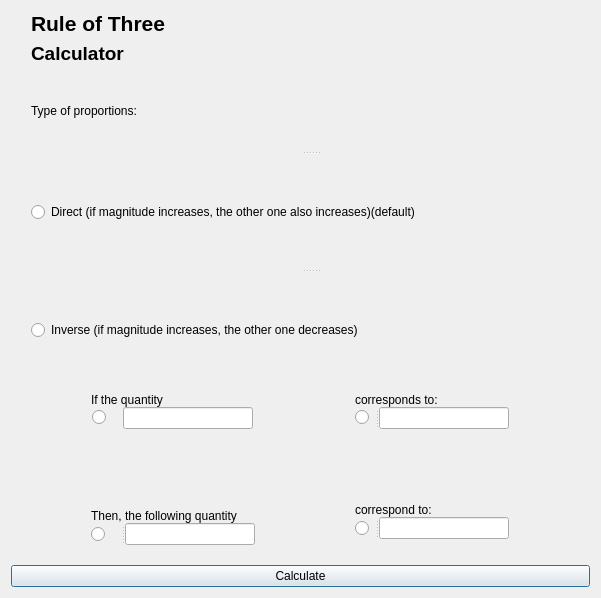
<?xml version="1.0" encoding="UTF-8"?>
<ui version="4.0">
 <class>Dialog</class>
 <widget class="QDialog" name="Dialog">
  <property name="geometry">
   <rect>
    <x>0</x>
    <y>0</y>
    <width>601</width>
    <height>598</height>
   </rect>
  </property>
  <property name="windowTitle">
   <string>Dialog</string>
  </property>
  <layout class="QVBoxLayout" name="verticalLayout_12">
   <item>
    <layout class="QVBoxLayout" name="verticalLayout_11">
     <item>
      <layout class="QVBoxLayout" name="verticalLayout_8">
       <item>
        <layout class="QVBoxLayout" name="verticalLayout_10">
         <property name="leftMargin">
          <number>20</number>
         </property>
         <item>
          <layout class="QVBoxLayout" name="verticalLayout_9">
           <item>
            <widget class="QLabel" name="label">
             <property name="font">
              <font>
               <pointsize>16</pointsize>
               <weight>75</weight>
               <bold>true</bold>
              </font>
             </property>
             <property name="text">
              <string>Rule of Three</string>
             </property>
            </widget>
           </item>
           <item>
            <widget class="QLabel" name="label_2">
             <property name="font">
              <font>
               <pointsize>14</pointsize>
               <weight>75</weight>
               <bold>true</bold>
              </font>
             </property>
             <property name="text">
              <string>Calculator</string>
             </property>
            </widget>
           </item>
          </layout>
         </item>
         <item>
          <widget class="QSplitter" name="splitter">
           <property name="orientation">
            <enum>Qt::Vertical</enum>
           </property>
           <widget class="QLabel" name="label_3">
            <property name="text">
             <string>Type of proportions:</string>
            </property>
           </widget>
           <widget class="QRadioButton" name="b11">
            <property name="focusPolicy">
             <enum>Qt::StrongFocus</enum>
            </property>
            <property name="text">
             <string>Direct (if magnitude increases, the other one also increases)(default)</string>
            </property>
           </widget>
           <widget class="QRadioButton" name="b22">
            <property name="focusPolicy">
             <enum>Qt::NoFocus</enum>
            </property>
            <property name="autoFillBackground">
             <bool>true</bool>
            </property>
            <property name="text">
             <string>Inverse (if magnitude increases, the other one decreases)</string>
            </property>
           </widget>
          </widget>
         </item>
        </layout>
       </item>
       <item>
        <layout class="QGridLayout" name="gridLayout">
         <property name="horizontalSpacing">
          <number>20</number>
         </property>
         <property name="verticalSpacing">
          <number>60</number>
         </property>
         <item row="0" column="0">
          <layout class="QVBoxLayout" name="verticalLayout_4">
           <item>
            <widget class="QLabel" name="label_4">
             <property name="text">
              <string>If the quantity</string>
             </property>
            </widget>
           </item>
           <item>
            <layout class="QHBoxLayout" name="horizontalLayout">
             <item>
              <widget class="QRadioButton" name="b1">
               <property name="maximumSize">
                <size>
                 <width>30</width>
                 <height>16777215</height>
                </size>
               </property>
               <property name="autoFillBackground">
                <bool>false</bool>
               </property>
               <property name="styleSheet">
                <string notr="true"/>
               </property>
               <property name="text">
                <string notr="true" extracomment="Please type here"/>
               </property>
              </widget>
             </item>
             <item>
              <widget class="QLineEdit" name="l1">
               <property name="maximumSize">
                <size>
                 <width>130</width>
                 <height>16777215</height>
                </size>
               </property>
              </widget>
             </item>
            </layout>
           </item>
           <item>
            <widget class="QLabel" name="label_8">
             <property name="maximumSize">
              <size>
               <width>100</width>
               <height>100</height>
              </size>
             </property>
             <property name="text">
              <string/>
             </property>
             <property name="pixmap">
              <pixmap>icon/rule3a.png</pixmap>
             </property>
             <property name="scaledContents">
              <bool>true</bool>
             </property>
             <property name="alignment">
              <set>Qt::AlignBottom|Qt::AlignHCenter</set>
             </property>
            </widget>
           </item>
          </layout>
         </item>
         <item row="0" column="1">
          <layout class="QVBoxLayout" name="verticalLayout_5">
           <item>
            <layout class="QVBoxLayout" name="verticalLayout">
             <item>
              <widget class="QLabel" name="label_5">
               <property name="text">
                <string>corresponds to:</string>
               </property>
              </widget>
             </item>
             <item>
              <widget class="QSplitter" name="splitter_3">
               <property name="orientation">
                <enum>Qt::Horizontal</enum>
               </property>
               <widget class="QRadioButton" name="b2">
                <property name="maximumSize">
                 <size>
                  <width>20</width>
                  <height>20</height>
                 </size>
                </property>
                <property name="text">
                 <string notr="true"/>
                </property>
               </widget>
               <widget class="QLineEdit" name="l2">
                <property name="maximumSize">
                 <size>
                  <width>130</width>
                  <height>16777215</height>
                 </size>
                </property>
               </widget>
              </widget>
             </item>
            </layout>
           </item>
           <item>
            <widget class="QLabel" name="label_9">
             <property name="maximumSize">
              <size>
               <width>100</width>
               <height>100</height>
              </size>
             </property>
             <property name="text">
              <string/>
             </property>
             <property name="pixmap">
              <pixmap>icon/rule3b.png</pixmap>
             </property>
             <property name="scaledContents">
              <bool>true</bool>
             </property>
            </widget>
           </item>
          </layout>
         </item>
         <item row="1" column="0">
          <layout class="QVBoxLayout" name="verticalLayout_6">
           <item>
            <layout class="QVBoxLayout" name="verticalLayout_2">
             <property name="topMargin">
              <number>6</number>
             </property>
             <item>
              <widget class="QLabel" name="label_6">
               <property name="text">
                <string>Then, the following quantity</string>
               </property>
              </widget>
             </item>
             <item>
              <widget class="QSplitter" name="splitter_4">
               <property name="orientation">
                <enum>Qt::Horizontal</enum>
               </property>
               <widget class="QRadioButton" name="b3">
                <property name="maximumSize">
                 <size>
                  <width>30</width>
                  <height>16777215</height>
                 </size>
                </property>
                <property name="text">
                 <string notr="true"/>
                </property>
               </widget>
               <widget class="QLineEdit" name="l3">
                <property name="maximumSize">
                 <size>
                  <width>130</width>
                  <height>16777215</height>
                 </size>
                </property>
               </widget>
              </widget>
             </item>
            </layout>
           </item>
           <item>
            <widget class="QLabel" name="label_10">
             <property name="maximumSize">
              <size>
               <width>100</width>
               <height>100</height>
              </size>
             </property>
             <property name="text">
              <string/>
             </property>
             <property name="pixmap">
              <pixmap>icon/rule3c.png</pixmap>
             </property>
             <property name="scaledContents">
              <bool>true</bool>
             </property>
             <property name="alignment">
              <set>Qt::AlignHCenter|Qt::AlignTop</set>
             </property>
            </widget>
           </item>
          </layout>
         </item>
         <item row="1" column="1">
          <layout class="QVBoxLayout" name="verticalLayout_7">
           <item>
            <layout class="QVBoxLayout" name="verticalLayout_3">
             <item>
              <widget class="QLabel" name="label_7">
               <property name="maximumSize">
                <size>
                 <width>300</width>
                 <height>30</height>
                </size>
               </property>
               <property name="text">
                <string>correspond to:</string>
               </property>
              </widget>
             </item>
             <item>
              <widget class="QSplitter" name="splitter_5">
               <property name="orientation">
                <enum>Qt::Horizontal</enum>
               </property>
               <widget class="QRadioButton" name="b4">
                <property name="maximumSize">
                 <size>
                  <width>20</width>
                  <height>16777215</height>
                 </size>
                </property>
                <property name="layoutDirection">
                 <enum>Qt::LeftToRight</enum>
                </property>
                <property name="text">
                 <string notr="true"/>
                </property>
               </widget>
               <widget class="QLineEdit" name="l4">
                <property name="maximumSize">
                 <size>
                  <width>130</width>
                  <height>16777215</height>
                 </size>
                </property>
               </widget>
              </widget>
             </item>
            </layout>
           </item>
           <item>
            <widget class="QLabel" name="label_11">
             <property name="maximumSize">
              <size>
               <width>100</width>
               <height>100</height>
              </size>
             </property>
             <property name="text">
              <string/>
             </property>
             <property name="pixmap">
              <pixmap>icon/rule3d.png</pixmap>
             </property>
             <property name="scaledContents">
              <bool>true</bool>
             </property>
            </widget>
           </item>
          </layout>
         </item>
        </layout>
       </item>
      </layout>
     </item>
     <item>
      <widget class="QPushButton" name="p">
       <property name="text">
        <string>Calculate</string>
       </property>
      </widget>
     </item>
    </layout>
   </item>
  </layout>
 </widget>
 <resources/>
 <connections/>
</ui>
